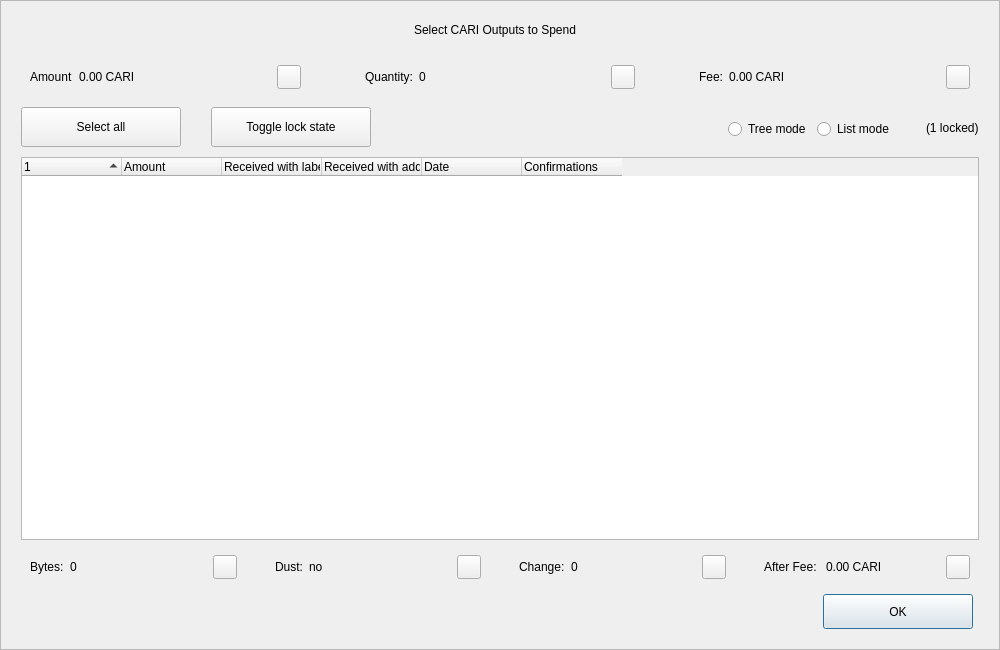
<?xml version="1.0" encoding="UTF-8"?>
<ui version="4.0">
 <class>CoinControlDialog</class>
 <widget class="QDialog" name="CoinControlDialog">
  <property name="geometry">
   <rect>
    <x>0</x>
    <y>0</y>
    <width>1000</width>
    <height>650</height>
   </rect>
  </property>
  <property name="minimumSize">
   <size>
    <width>950</width>
    <height>650</height>
   </size>
  </property>
  <property name="windowTitle">
   <string>Coin Selection</string>
  </property>
  <property name="styleSheet">
   <string notr="true"/>
  </property>
  <layout class="QVBoxLayout" name="verticalLayout">
   <property name="spacing">
    <number>0</number>
   </property>
   <property name="leftMargin">
    <number>0</number>
   </property>
   <property name="topMargin">
    <number>0</number>
   </property>
   <property name="rightMargin">
    <number>0</number>
   </property>
   <property name="bottomMargin">
    <number>0</number>
   </property>
   <item>
    <widget class="QFrame" name="frameContainer">
     <property name="toolTipDuration">
      <number>0</number>
     </property>
     <property name="frameShape">
      <enum>QFrame::StyledPanel</enum>
     </property>
     <property name="frameShadow">
      <enum>QFrame::Raised</enum>
     </property>
     <layout class="QVBoxLayout" name="verticalLayout_2">
      <property name="leftMargin">
       <number>0</number>
      </property>
      <property name="rightMargin">
       <number>0</number>
      </property>
      <property name="bottomMargin">
       <number>20</number>
      </property>
      <item>
       <layout class="QHBoxLayout" name="horizontalLayout_12">
        <property name="spacing">
         <number>0</number>
        </property>
        <property name="leftMargin">
         <number>20</number>
        </property>
        <property name="rightMargin">
         <number>30</number>
        </property>
        <item>
         <spacer name="horizontalSpacer_4">
          <property name="orientation">
           <enum>Qt::Horizontal</enum>
          </property>
          <property name="sizeHint" stdset="0">
           <size>
            <width>40</width>
            <height>20</height>
           </size>
          </property>
         </spacer>
        </item>
        <item>
         <widget class="QLabel" name="labelTitle">
          <property name="minimumSize">
           <size>
            <width>0</width>
            <height>40</height>
           </size>
          </property>
          <property name="maximumSize">
           <size>
            <width>16777215</width>
            <height>40</height>
           </size>
          </property>
          <property name="text">
           <string>Select CARI Outputs to Spend</string>
          </property>
          <property name="alignment">
           <set>Qt::AlignCenter</set>
          </property>
          <property name="margin">
           <number>7</number>
          </property>
         </widget>
        </item>
        <item>
         <spacer name="horizontalSpacer_5">
          <property name="orientation">
           <enum>Qt::Horizontal</enum>
          </property>
          <property name="sizeHint" stdset="0">
           <size>
            <width>40</width>
            <height>20</height>
           </size>
          </property>
         </spacer>
        </item>
       </layout>
      </item>
      <item>
       <layout class="QHBoxLayout" name="horizontalLayout_8">
        <property name="leftMargin">
         <number>20</number>
        </property>
        <property name="rightMargin">
         <number>20</number>
        </property>
        <item>
         <widget class="QWidget" name="layoutAmount" native="true">
          <layout class="QHBoxLayout" name="horizontalLayout_9" stretch="0,1,0">
           <item>
            <widget class="QLabel" name="labelCoinControlAmountText">
             <property name="text">
              <string>Amount</string>
             </property>
            </widget>
           </item>
           <item>
            <widget class="QLabel" name="labelCoinControlAmount">
             <property name="text">
              <string>0.00 CARI</string>
             </property>
            </widget>
           </item>
           <item alignment="Qt::AlignHCenter|Qt::AlignVCenter">
            <widget class="QPushButton" name="pushButtonAmount">
             <property name="minimumSize">
              <size>
               <width>0</width>
               <height>24</height>
              </size>
             </property>
             <property name="maximumSize">
              <size>
               <width>24</width>
               <height>26</height>
              </size>
             </property>
             <property name="focusPolicy">
              <enum>Qt::NoFocus</enum>
             </property>
             <property name="styleSheet">
              <string notr="true">padding-bottom:2px;
padding-right:4px;</string>
             </property>
             <property name="text">
              <string/>
             </property>
            </widget>
           </item>
          </layout>
         </widget>
        </item>
        <item>
         <spacer name="horizontalSpacer_2">
          <property name="orientation">
           <enum>Qt::Horizontal</enum>
          </property>
          <property name="sizeType">
           <enum>QSizePolicy::Fixed</enum>
          </property>
          <property name="sizeHint" stdset="0">
           <size>
            <width>40</width>
            <height>20</height>
           </size>
          </property>
         </spacer>
        </item>
        <item>
         <widget class="QWidget" name="layoutQuantity" native="true">
          <layout class="QHBoxLayout" name="horizontalLayout_10" stretch="0,1,0">
           <item>
            <widget class="QLabel" name="labelCoinControlQuantityText">
             <property name="text">
              <string>Quantity:</string>
             </property>
            </widget>
           </item>
           <item>
            <widget class="QLabel" name="labelCoinControlQuantity">
             <property name="text">
              <string>0</string>
             </property>
            </widget>
           </item>
           <item alignment="Qt::AlignHCenter|Qt::AlignVCenter">
            <widget class="QPushButton" name="pushButtonQuantity">
             <property name="minimumSize">
              <size>
               <width>0</width>
               <height>24</height>
              </size>
             </property>
             <property name="maximumSize">
              <size>
               <width>24</width>
               <height>26</height>
              </size>
             </property>
             <property name="focusPolicy">
              <enum>Qt::NoFocus</enum>
             </property>
             <property name="styleSheet">
              <string notr="true">padding-bottom:2px;
               padding-right:4px;</string>
             </property>
             <property name="text">
              <string/>
             </property>
            </widget>
           </item>
          </layout>
         </widget>
        </item>
        <item>
         <spacer name="horizontalSpacer_22">
          <property name="orientation">
           <enum>Qt::Horizontal</enum>
          </property>
          <property name="sizeType">
           <enum>QSizePolicy::Fixed</enum>
          </property>
          <property name="sizeHint" stdset="0">
           <size>
            <width>40</width>
            <height>20</height>
           </size>
          </property>
         </spacer>
        </item>
        <item>
         <widget class="QWidget" name="layoutFee" native="true">
          <layout class="QHBoxLayout" name="horizontalLayout_11" stretch="0,1,0">
           <item>
            <widget class="QLabel" name="labelCoinControlFeeText">
             <property name="text">
              <string>Fee:</string>
             </property>
            </widget>
           </item>
           <item>
            <widget class="QLabel" name="labelCoinControlFee">
             <property name="text">
              <string>0.00 CARI</string>
             </property>
            </widget>
           </item>
           <item alignment="Qt::AlignHCenter|Qt::AlignVCenter">
            <widget class="QPushButton" name="pushButtonFee">
             <property name="minimumSize">
              <size>
               <width>0</width>
               <height>24</height>
              </size>
             </property>
             <property name="maximumSize">
              <size>
               <width>24</width>
               <height>26</height>
              </size>
             </property>
             <property name="focusPolicy">
              <enum>Qt::NoFocus</enum>
             </property>
             <property name="styleSheet">
              <string notr="true">padding-bottom:2px;
               padding-right:4px;</string>
             </property>
             <property name="text">
              <string/>
             </property>
            </widget>
           </item>
          </layout>
         </widget>
        </item>
       </layout>
      </item>
      <item>
       <widget class="QFrame" name="frame">
        <property name="minimumSize">
         <size>
          <width>0</width>
          <height>40</height>
         </size>
        </property>
        <property name="styleSheet">
         <string notr="true">#frame {
	border:0;
}</string>
        </property>
        <property name="frameShape">
         <enum>QFrame::StyledPanel</enum>
        </property>
        <property name="frameShadow">
         <enum>QFrame::Sunken</enum>
        </property>
        <layout class="QHBoxLayout" name="horizontalLayout">
         <property name="spacing">
          <number>0</number>
         </property>
         <property name="leftMargin">
          <number>20</number>
         </property>
         <property name="topMargin">
          <number>0</number>
         </property>
         <property name="rightMargin">
          <number>20</number>
         </property>
         <property name="bottomMargin">
          <number>0</number>
         </property>
         <item>
          <layout class="QHBoxLayout" name="horizontalLayoutPanel" stretch="0,0,0,0,0,0">
           <property name="spacing">
            <number>20</number>
           </property>
           <item>
            <widget class="QPushButton" name="pushButtonSelectAll">
             <property name="sizePolicy">
              <sizepolicy hsizetype="Maximum" vsizetype="Fixed">
               <horstretch>0</horstretch>
               <verstretch>0</verstretch>
              </sizepolicy>
             </property>
             <property name="minimumSize">
              <size>
               <width>160</width>
               <height>40</height>
              </size>
             </property>
             <property name="maximumSize">
              <size>
               <width>16777215</width>
               <height>40</height>
              </size>
             </property>
             <property name="text">
              <string>Select all</string>
             </property>
             <property name="checkable">
              <bool>true</bool>
             </property>
             <property name="checked">
              <bool>false</bool>
             </property>
             <property name="autoExclusive">
              <bool>false</bool>
             </property>
             <property name="autoDefault">
              <bool>false</bool>
             </property>
            </widget>
           </item>
           <item>
            <spacer name="horizontalSpacer_6">
             <property name="orientation">
              <enum>Qt::Horizontal</enum>
             </property>
             <property name="sizeType">
              <enum>QSizePolicy::Fixed</enum>
             </property>
             <property name="sizeHint" stdset="0">
              <size>
               <width>10</width>
               <height>20</height>
              </size>
             </property>
            </spacer>
           </item>
           <item>
            <widget class="QPushButton" name="pushButtonToggleLock">
             <property name="sizePolicy">
              <sizepolicy hsizetype="Maximum" vsizetype="Fixed">
               <horstretch>0</horstretch>
               <verstretch>0</verstretch>
              </sizepolicy>
             </property>
             <property name="minimumSize">
              <size>
               <width>160</width>
               <height>40</height>
              </size>
             </property>
             <property name="maximumSize">
              <size>
               <width>16777215</width>
               <height>40</height>
              </size>
             </property>
             <property name="text">
              <string>Toggle lock state</string>
             </property>
             <property name="checkable">
              <bool>true</bool>
             </property>
             <property name="autoExclusive">
              <bool>false</bool>
             </property>
             <property name="autoDefault">
              <bool>false</bool>
             </property>
            </widget>
           </item>
           <item>
            <spacer name="horizontalSpacer_7">
             <property name="orientation">
              <enum>Qt::Horizontal</enum>
             </property>
             <property name="sizeType">
              <enum>QSizePolicy::Expanding</enum>
             </property>
             <property name="sizeHint" stdset="0">
              <size>
               <width>30</width>
               <height>20</height>
              </size>
             </property>
            </spacer>
           </item>
           <item alignment="Qt::AlignRight">
            <widget class="QGroupBox" name="groupBox_2">
             <property name="styleSheet">
              <string notr="true">#groupBox_2 {
    background-color:transparent;
    border-radius:0;
}</string>
             </property>
             <property name="title">
              <string/>
             </property>
             <layout class="QHBoxLayout" name="horizontalLayout_14">
              <item>
               <widget class="QRadioButton" name="radioTreeMode">
                <property name="sizePolicy">
                 <sizepolicy hsizetype="Maximum" vsizetype="Fixed">
                  <horstretch>0</horstretch>
                  <verstretch>0</verstretch>
                 </sizepolicy>
                </property>
                <property name="text">
                 <string>Tree mode</string>
                </property>
               </widget>
              </item>
              <item>
               <widget class="QRadioButton" name="radioListMode">
                <property name="sizePolicy">
                 <sizepolicy hsizetype="Maximum" vsizetype="Fixed">
                  <horstretch>0</horstretch>
                  <verstretch>0</verstretch>
                 </sizepolicy>
                </property>
                <property name="text">
                 <string>List mode</string>
                </property>
                <property name="checked">
                 <bool>false</bool>
                </property>
               </widget>
              </item>
             </layout>
            </widget>
           </item>
           <item>
            <widget class="QLabel" name="labelLocked">
             <property name="text">
              <string>(1 locked)</string>
             </property>
            </widget>
           </item>
          </layout>
         </item>
        </layout>
       </widget>
      </item>
      <item>
       <layout class="QHBoxLayout" name="horizontalLayout_13">
        <property name="leftMargin">
         <number>20</number>
        </property>
        <property name="rightMargin">
         <number>20</number>
        </property>
        <item>
         <widget class="CoinControlTreeWidget" name="treeWidget">
          <property name="contextMenuPolicy">
           <enum>Qt::CustomContextMenu</enum>
          </property>
          <property name="styleSheet">
           <string notr="true"/>
          </property>
          <property name="sortingEnabled">
           <bool>false</bool>
          </property>
          <property name="columnCount">
           <number>6</number>
          </property>
          <attribute name="headerShowSortIndicator" stdset="0">
           <bool>true</bool>
          </attribute>
          <attribute name="headerStretchLastSection">
           <bool>false</bool>
          </attribute>
          <column>
           <property name="text">
            <string/>
           </property>
          </column>
          <column>
           <property name="text">
            <string>Amount</string>
           </property>
          </column>
          <column>
           <property name="text">
            <string>Received with label</string>
           </property>
          </column>
          <column>
           <property name="text">
            <string>Received with address</string>
           </property>
          </column>
          <column>
           <property name="text">
            <string>Date</string>
           </property>
          </column>
          <column>
           <property name="text">
            <string>Confirmations</string>
           </property>
           <property name="toolTip">
            <string>Confirmed</string>
           </property>
          </column>
         </widget>
        </item>
       </layout>
      </item>
      <item>
       <layout class="QHBoxLayout" name="horizontalLayout_3">
        <property name="spacing">
         <number>20</number>
        </property>
        <property name="leftMargin">
         <number>20</number>
        </property>
        <property name="rightMargin">
         <number>20</number>
        </property>
        <item>
         <widget class="QWidget" name="layoutBytes" native="true">
          <layout class="QHBoxLayout" name="horizontalLayout_4" stretch="0,1,0">
           <item>
            <widget class="QLabel" name="labelCoinControlBytesText">
             <property name="text">
              <string>Bytes:</string>
             </property>
            </widget>
           </item>
           <item>
            <widget class="QLabel" name="labelCoinControlBytes">
             <property name="text">
              <string>0</string>
             </property>
            </widget>
           </item>
           <item alignment="Qt::AlignHCenter|Qt::AlignVCenter">
            <widget class="QPushButton" name="pushButtonBytes">
             <property name="minimumSize">
              <size>
               <width>0</width>
               <height>24</height>
              </size>
             </property>
             <property name="maximumSize">
              <size>
               <width>24</width>
               <height>26</height>
              </size>
             </property>
             <property name="focusPolicy">
              <enum>Qt::NoFocus</enum>
             </property>
             <property name="styleSheet">
              <string notr="true">padding-bottom:2px;
               padding-right:4px;</string>
             </property>
             <property name="text">
              <string/>
             </property>
            </widget>
           </item>
          </layout>
         </widget>
        </item>
        <item>
         <widget class="QWidget" name="layoutDust" native="true">
          <layout class="QHBoxLayout" name="horizontalLayout_5" stretch="0,1,0">
           <item>
            <widget class="QLabel" name="labelCoinControlLowOutputText">
             <property name="text">
              <string>Dust:</string>
             </property>
            </widget>
           </item>
           <item>
            <widget class="QLabel" name="labelCoinControlLowOutput">
             <property name="text">
              <string>no</string>
             </property>
            </widget>
           </item>
           <item alignment="Qt::AlignHCenter|Qt::AlignVCenter">
            <widget class="QPushButton" name="pushButtonDust">
             <property name="minimumSize">
              <size>
               <width>0</width>
               <height>24</height>
              </size>
             </property>
             <property name="maximumSize">
              <size>
               <width>24</width>
               <height>26</height>
              </size>
             </property>
             <property name="focusPolicy">
              <enum>Qt::NoFocus</enum>
             </property>
             <property name="styleSheet">
              <string notr="true">padding-bottom:2px;
               padding-right:4px;</string>
             </property>
             <property name="text">
              <string/>
             </property>
            </widget>
           </item>
          </layout>
         </widget>
        </item>
        <item>
         <widget class="QWidget" name="layoutChange" native="true">
          <layout class="QHBoxLayout" name="horizontalLayout_6" stretch="0,1,0">
           <item>
            <widget class="QLabel" name="labelCoinControlChangeText">
             <property name="text">
              <string>Change:</string>
             </property>
            </widget>
           </item>
           <item>
            <widget class="QLabel" name="labelCoinControlChange">
             <property name="text">
              <string>0</string>
             </property>
            </widget>
           </item>
           <item alignment="Qt::AlignHCenter|Qt::AlignVCenter">
            <widget class="QPushButton" name="pushButtonChange">
             <property name="minimumSize">
              <size>
               <width>0</width>
               <height>24</height>
              </size>
             </property>
             <property name="maximumSize">
              <size>
               <width>24</width>
               <height>26</height>
              </size>
             </property>
             <property name="focusPolicy">
              <enum>Qt::NoFocus</enum>
             </property>
             <property name="styleSheet">
              <string notr="true">padding-bottom:2px;
               padding-right:4px;</string>
             </property>
             <property name="text">
              <string/>
             </property>
            </widget>
           </item>
          </layout>
         </widget>
        </item>
        <item>
         <widget class="QWidget" name="layoutAfter" native="true">
          <layout class="QHBoxLayout" name="horizontalLayout_7" stretch="0,1,0">
           <item>
            <widget class="QLabel" name="labelCoinControlAfterFeeText">
             <property name="text">
              <string>After Fee: </string>
             </property>
            </widget>
           </item>
           <item>
            <widget class="QLabel" name="labelCoinControlAfterFee">
             <property name="text">
              <string>0.00 CARI</string>
             </property>
            </widget>
           </item>
           <item alignment="Qt::AlignHCenter|Qt::AlignVCenter">
            <widget class="QPushButton" name="pushButtonAlterFee">
             <property name="minimumSize">
              <size>
               <width>0</width>
               <height>24</height>
              </size>
             </property>
             <property name="maximumSize">
              <size>
               <width>24</width>
               <height>26</height>
              </size>
             </property>
             <property name="focusPolicy">
              <enum>Qt::NoFocus</enum>
             </property>
             <property name="styleSheet">
              <string notr="true">padding-bottom:2px;
               padding-right:4px;</string>
             </property>
             <property name="text">
              <string/>
             </property>
            </widget>
           </item>
          </layout>
         </widget>
        </item>
       </layout>
      </item>
      <item>
       <layout class="QHBoxLayout" name="horizontalLayout_2">
        <property name="spacing">
         <number>0</number>
        </property>
        <property name="leftMargin">
         <number>20</number>
        </property>
        <property name="rightMargin">
         <number>26</number>
        </property>
        <item>
         <spacer name="horizontalSpacer_3">
          <property name="orientation">
           <enum>Qt::Horizontal</enum>
          </property>
          <property name="sizeHint" stdset="0">
           <size>
            <width>558</width>
            <height>20</height>
           </size>
          </property>
         </spacer>
        </item>
        <item>
         <widget class="QPushButton" name="pushButtonOk">
          <property name="minimumSize">
           <size>
            <width>150</width>
            <height>35</height>
           </size>
          </property>
          <property name="text">
           <string>OK</string>
          </property>
         </widget>
        </item>
       </layout>
      </item>
     </layout>
    </widget>
   </item>
  </layout>
 </widget>
 <customwidgets>
  <customwidget>
   <class>CoinControlTreeWidget</class>
   <extends>QTreeWidget</extends>
   <header>coincontroltreewidget.h</header>
  </customwidget>
 </customwidgets>
 <resources/>
 <connections/>
</ui>
